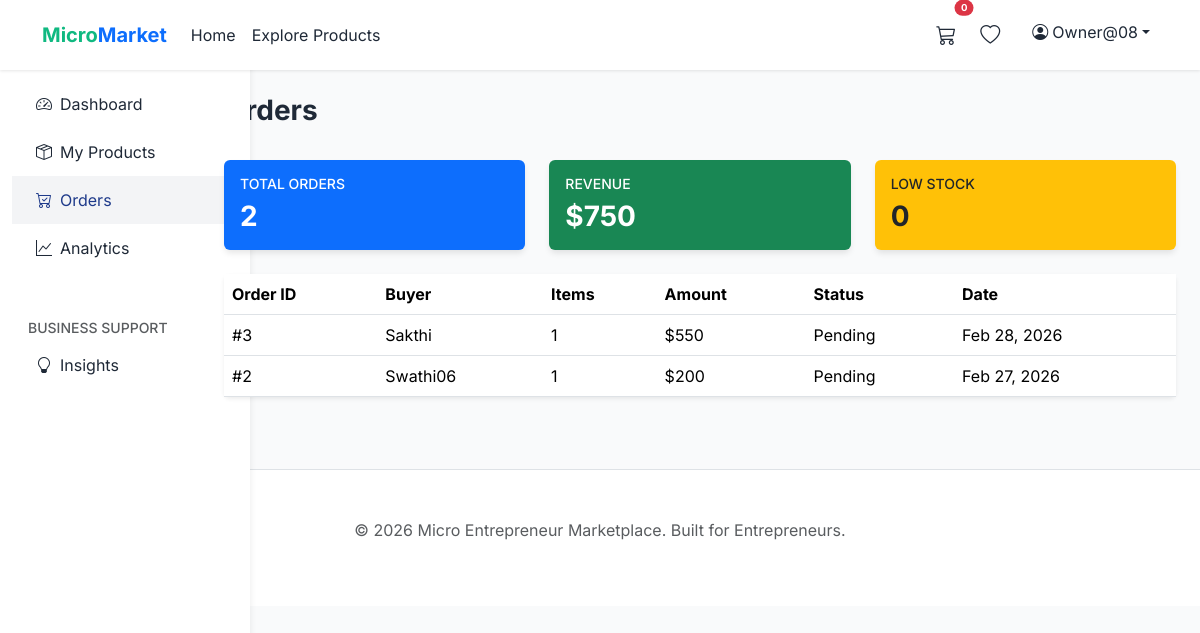
The page /dashboard/seller/orders/ (signed in) on the database its author committed.
### accounts/models.py (models this page shows, shortened)
class User(AbstractUser):
    ADMIN = 'ADMIN'
    SELLER = 'SELLER'
    BUYER = 'BUYER'
    ROLE_CHOICES = [
        (ADMIN, 'Admin'),
        (SELLER, 'Seller'),
        (BUYER, 'Buyer'),
    ]
    role = models.CharField(max_length=10, choices=ROLE_CHOICES, default=BUYER)
    phone = models.CharField(max_length=15, blank=True, null=True)
    profile_image = models.ImageField(upload_to='profiles/', blank=True, null=True)
    address = models.TextField(blank=True, null=True)
    city = models.CharField(max_length=100, blank=True, null=True)
    state = models.CharField(max_length=100, blank=True, null=True)
    created_at = models.DateTimeField(auto_now_add=True, db_index=True)

### marketplace/models.py (models this page shows, shortened)
class Order(models.Model):
    STATUS_CHOICES = [
        ('PENDING', 'Pending'),
        ('CONFIRMED', 'Confirmed'),
        ('SHIPPED', 'Shipped'),
        ('DELIVERED', 'Delivered'),
        ('CANCELLED', 'Cancelled'),
    ]
    buyer = models.ForeignKey(settings.AUTH_USER_MODEL, on_delete=models.CASCADE, related_name='orders', db_index=True)
    created_at = models.DateTimeField(auto_now_add=True, db_index=True)
    status = models.CharField(max_length=20, choices=STATUS_CHOICES, default='PENDING')

### dashboard/views.py (the view)
# urls.py: path('seller/orders/', OrdersView.as_view(), name='orders'),
class OrdersView(LoginRequiredMixin, UserPassesTestMixin, ListView, SellerStatsMixin):
    model = Order
    template_name = 'dashboard/orders.html'
    context_object_name = 'orders'
    def test_func(self):
        return self.request.user.role in ('SELLER', 'ADMIN')
    def get_queryset(self):
        return Order.objects.filter(items__product__seller=self.request.user) \
            .annotate(total_amount=Sum('items__price'), items_count=Count('items')) \
            .distinct().order_by('-created_at')
    def get_context_data(self, **kwargs):
        context = super().get_context_data(**kwargs)
        context.update(self.get_common_context())
        return context

### dashboard/views.py (called while the page is built)
    def get_seller(self):
        return self.request.user

    def get_products(self):
        return Product.objects.filter(seller=self.get_seller())

    def get_order_items(self):
        return OrderItem.objects.filter(product__seller=self.get_seller())

    def get_common_context(self):
        seller = self.get_seller()
        products = self.get_products()
        order_items = self.get_order_items()
        context = {
            'total_products': products.count(),
            'low_stock_products': products.filter(stock__lte=5).count(),
            'total_revenue': order_items.aggregate(total=Sum('price'))['total'] or 0,
            'total_orders': order_items.values('order').distinct().count(),
        }
        return context

### templates/dashboard/orders.html (shortened to what this page needs)
{% extends 'dashboard/base.html' %}
{% block dashboard_content %}
<div class="d-flex justify-content-between flex-wrap align-items-center mb-4">
    <h1 class="h3 fw-bold">Orders</h1>
</div>
<div class="row g-4 mb-4">
    <div class="col-md-4">
        <div class="card border-0 bg-primary text-white p-3">
            <h6 class="small text-uppercase">Total Orders</h6>
            <h3 class="fw-bold mb-0">{{ total_orders }}</h3>
        </div>
    </div>
    <div class="col-md-4">
        <div class="card border-0 bg-success text-white p-3">
            <h6 class="small text-uppercase">Revenue</h6>
            <h3 class="fw-bold mb-0">${{ total_revenue }}</h3>
        </div>
    </div>
    <div class="col-md-4">
        <div class="card border-0 bg-warning text-dark p-3">
            <h6 class="small text-uppercase">Low Stock</h6>
            <h3 class="fw-bold mb-0">{{ low_stock_products }}</h3>
        </div>
    </div>
</div>
<div class="card border-0 shadow-sm">
    <div class="table-responsive">
        <table class="table table-hover align-middle mb-0">
            <thead class="bg-light">
                <tr>
                    <th>Order ID</th>
                    <th>Buyer</th>
                    <th>Items</th>
                    <th>Amount</th>
                    <th>Status</th>
                    <th>Date</th>
                </tr>
            </thead>
            <tbody>
                {% for order in orders %}
                <tr>
                    <td>#{{ order.id }}</td>
                    <td>{{ order.buyer.username }}</td>
                    <td>{{ order.items_count }}</td>
                    <td>${{ order.total_amount|default:0 }}</td>
                    <td>{{ order.get_status_display }}</td>
                    <td>{{ order.created_at|date:"M d, Y" }}</td>
                </tr>
                {% empty %}
                <tr><td colspan="6" class="text-center py-4">No orders yet.</td></tr>
                {% endfor %}
            </tbody>
        </table>
    </div>
</div>
{% endblock %}

### templates/base.html (shortened to what this page needs)
{% load static %}
{% load django_bootstrap5 %}
<!DOCTYPE html>
<html lang="en">
<head>
    {% bootstrap_css %}
    <link rel="stylesheet" href="https://cdn.jsdelivr.net/npm/bootstrap-icons@1.11.3/font/bootstrap-icons.min.css">
    <link rel="stylesheet" href="{% static 'css/style.css' %}">
</head>
<body>
    <nav class="navbar navbar-expand-lg navbar-light sticky-top">
        <div class="container">
            <a class="navbar-brand fw-bold text-primary" href="{% url 'core:home' %}">
                <span style="color: var(--secondary-green);">Micro</span>Market
            </a>
            <div class="collapse navbar-collapse" id="navbarNav">
                <ul class="navbar-nav me-auto">
                    <li class="nav-item">
                        <a class="nav-link" href="{% url 'core:home' %}">Home</a>
                    </li>
                    <li class="nav-item">
                        <a class="nav-link" href="{% url 'marketplace:product_list' %}">Explore Products</a>
                    </li>
                </ul>
                <ul class="navbar-nav">
                    {% if user.is_authenticated %}
                    <li class="nav-item me-2">
                        <a class="nav-link position-relative" href="{% url 'marketplace:cart_detail' %}">
                            <i class="bi bi-cart3 fs-5"></i>
                            <span
                                class="position-absolute top-0 start-100 translate-middle badge rounded-pill bg-danger"
                                style="font-size: 0.6rem;">
                                {{ user.cart_items.count }}
                            </span>
                        </a>
                    </li>
                    <li class="nav-item me-3">
                        <a class="nav-link" href="{% url 'marketplace:wishlist_detail' %}">
                            <i class="bi bi-heart fs-5"></i>
                        </a>
                    </li>
                    <li class="nav-item dropdown">
                        <a class="nav-link dropdown-toggle" href="#" id="navbarDropdown" role="button"
                            data-bs-toggle="dropdown">
                            <i class="bi bi-person-circle me-1"></i> {{ user.username }}
                        </a>
                    </li>
                    {% endif %}
                </ul>
            </div>
        </div>
    </nav>
    <main>
        {% block content %}
        {% endblock %}
    </main>
    <footer class="bg-white py-5 mt-5 border-top">
        <div class="container text-center text-muted">
            <p>&copy; 2026 Micro Entrepreneur Marketplace. Built for Entrepreneurs.</p>
        </div>
    </footer>
</body>
</html>

### static/css/style.css (style rules this page uses)
:root { --primary-blue: #1e3a8a; --secondary-green: #10b981; --accent-orange: #f59e0b; --neutral-gray: #f3f4f6; --text-dark: #1f2937; }
body { font-family: 'Inter', sans-serif; background-color: #f9fafb; color: var(--text-dark); }
.navbar { background-color: white; box-shadow: 0 1px 3px rgba(0,0,0,0.1); }
.card { border: none; box-shadow: 0 4px 6px -1px rgba(0, 0, 0, 0.1); transition: transform 0.2s; }
.nav-link { color: var(--text-dark); padding: 0.75rem 1.5rem; display: flex; align-items: center; }

### rows shown on the page
User: cart_items.count "0", username "Owner@08"
Order: id "3", buyer.username "Sakthi", items_count "1", total_amount "550", status "Pending", created_at "Feb 28, 2026"
Order: id "2", buyer.username "Swathi06", items_count "1", total_amount "200", status "Pending", created_at "Feb 27, 2026"

### other values the page prints
{{ total_orders }} "2"
{{ total_revenue }} "750"
{{ low_stock_products }} "0"
